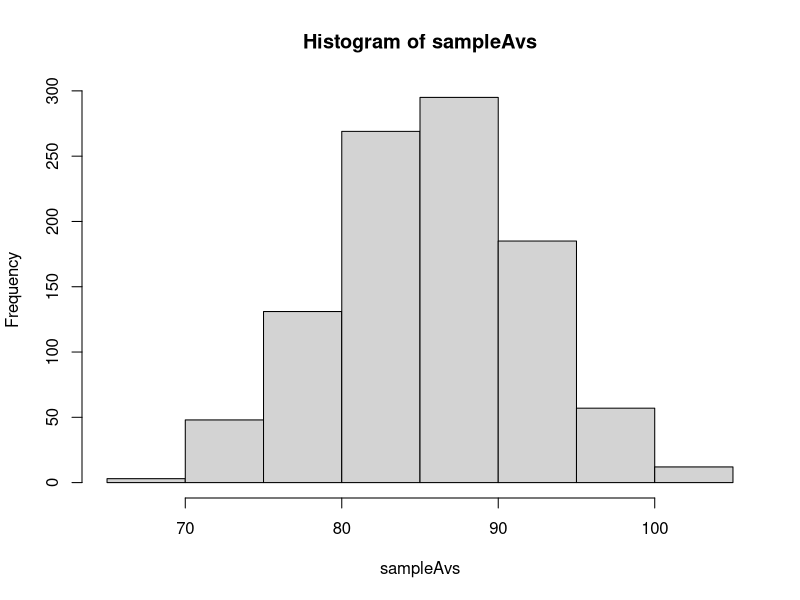

R code for this plot:

## Y is population
Y <- c(80,60,75,70,75,80,60,68,85,85,90,90,80,90,95,110,100,
          105,110,115)

## Q2a
Ybar <- mean(Y)
Yvar <- var(Y)

## Q2b i
set.seed(20880910)
y <- sample(Y, 5)
ybar <- mean(y)
yvar <- var(y)

## Q2b iv
sampleAvs <- rep(0, 1000)
sampleVars <- rep(0, 1000)

for (i in 1:1000) {
  sample <- sample(Y, 5)
  sampleAvs[i] <- mean(sample)
  sampleVars[i] <- var(sample)
}


hist(sampleAvs)

sum(sampleAvs)/1000
sum(sampleVars)/1000

## Q2c i, ii

Z <- Y >= 100
z <- y >= 100
mean(z)
var(z)






